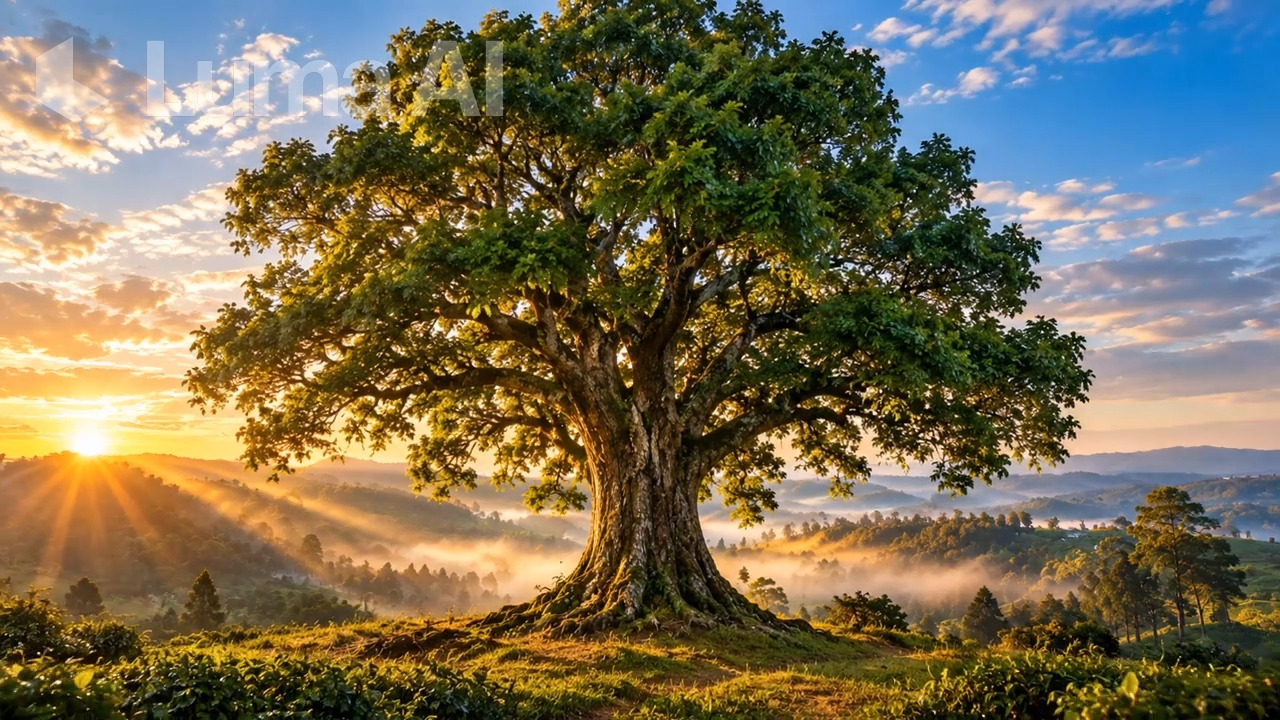
#> input picture dateroem animations/frames/frame-0007.jpg, 1280 x 720 px, found by its file name; its folder holds 4 pictures in this run
$ python build_story_frames.py
#> lines starting #> are read from the running program, lines starting #| are printed output that depends on the picture
"""Turns the About page's animation frames into the light web set it plays.

    python3 scripts/build_story_frames.py ["/root/fathersProject/dateroem animations/frames"]

The source is the full export (frame-0001.jpg ... from the stitched video of
the five stages). Straight from the export that's ~600 frames and ~170 MB -
far too much for a phone - so this keeps every STEP-th frame (the page
blends neighbouring frames while scrolling, so it still plays smoothly) and
writes into public/story/:

    lg/0001.avif ...   1152 wide, for laptops and tablets
    sm/0001.avif ...   720 wide, for phones
    fb/0001.webp ...   720 wide WebP, only for browsers without AVIF
    manifest.json      frame count and where each stage starts/ends

AVIF because these frames are full of fine detail (leaves, sawdust) that
WebP/JPEG spend a lot of bytes on - AVIF is about half the size for a
picture that looks the same.

The stages are found from the hard cuts between the five clips, so a new
export (e.g. one without the watermark) only needs this script re-run.
"""
import json
import os
import shutil
import sys

from PIL import Image, ImageChops, ImageStat

SOURCE = sys.argv[1] if len(sys.argv) > 1 else '/root/fathersProject/dateroem animations/frames'
OUT = os.path.join(os.path.dirname(os.path.abspath(__file__)), '..', 'public', 'story')
STAGES = 5
STEP = 2
# name: (width, format, quality)
SETS = {
    'lg': (1152, 'AVIF', 40),
    'sm': (720, 'AVIF', 40),
    'fb': (720, 'WEBP', 58),
}
EXTENSIONS = {'AVIF': 'avif', 'WEBP': 'webp'}
CUT_THRESHOLD = 30  # mean pixel difference between neighbours that marks a cut


def main():
    names = sorted(n for n in os.listdir(SOURCE) if n.lower().endswith(('.jpg', '.jpeg', '.png', '.webp')))
    if not names:
        sys.exit(f'No frames in {SOURCE}')

    # Where the clips join: the biggest jumps between neighbouring frames.
    jumps = []
    prev = None
    for i, name in enumerate(names):
        small = Image.open(os.path.join(SOURCE, name)).convert('L').resize((64, 36))
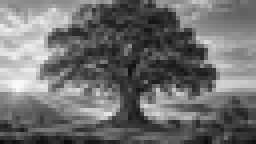
#> small: PIL image 64x36 L (shown 4 times larger); min 10, max 252, mean 110.5
        if prev is not None:
            jumps.append((ImageStat.Stat(ImageChops.difference(small, prev)).mean[0], i))
        prev = small
#> pass 2 of the loop in main, `for i, name in enumerate(names):`:
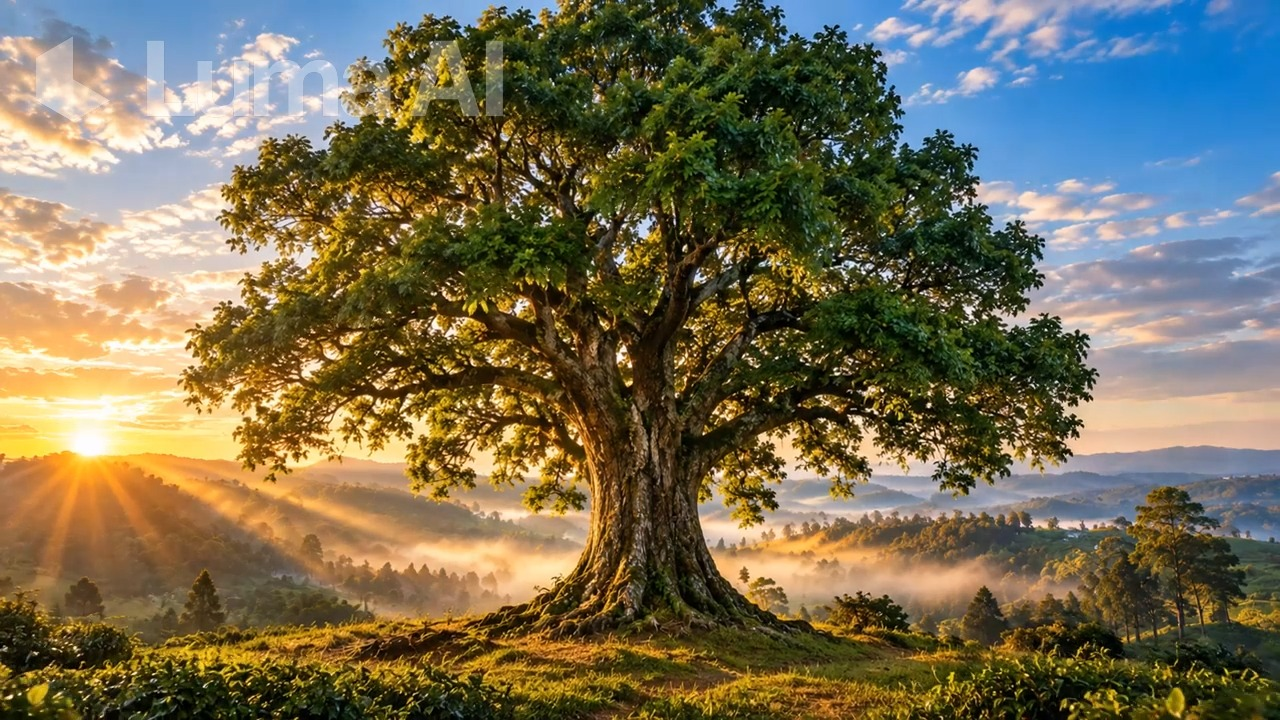
#> input picture dateroem animations/frames/frame-0015.jpg, 1280 x 720 px, found by its file name
#> in main, `small = Image.open(os.path.join(SOURCE, name)).convert('L').resize((64..`:
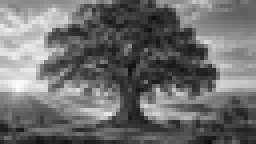
#> small: PIL image 64x36 L (shown 4 times larger); min 13, max 251, mean 109.9
#> pass 3 of the loop in main, `for i, name in enumerate(names):`:
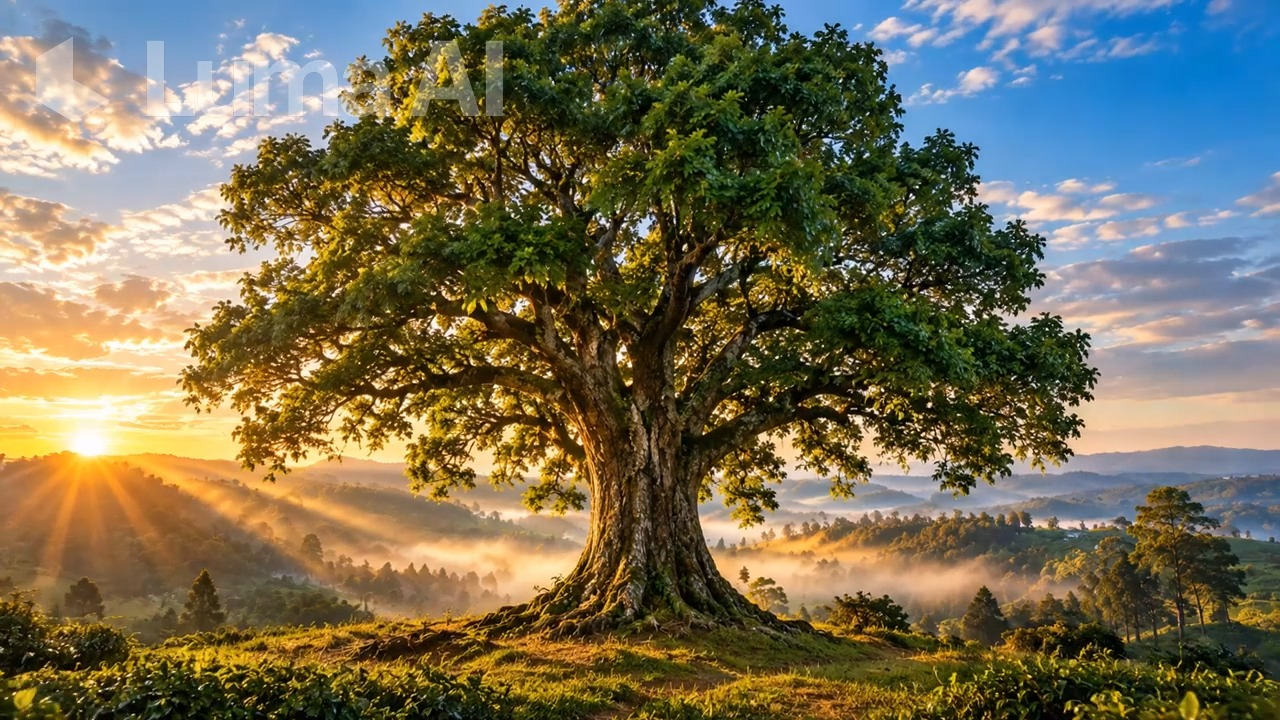
#> input picture dateroem animations/frames/frame-0017.jpg, 1280 x 720 px, found by its file name
#> in main, `small = Image.open(os.path.join(SOURCE, name)).convert('L').resize((64..`:
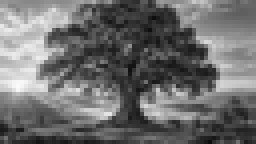
#> small: PIL image 64x36 L (shown 4 times larger); min 12, max 251, mean 109.5
#> the loop made 4 passes; the first 3 are shown
    cuts = sorted(i for diff, i in sorted(jumps, reverse=True)[: STAGES - 1] if diff >= CUT_THRESHOLD)
    if len(cuts) != STAGES - 1:
        # No clear cuts (e.g. a cross-faded export) - split evenly instead.
        cuts = [round(len(names) * k / STAGES) for k in range(1, STAGES)]
    bounds = list(zip([0] + cuts, cuts + [len(names)]))

    # Every STEP-th frame inside each stage, always including a stage's first
    # and last frame so a stage never shows a frame of its neighbour.
    picked = []
    stages = []
    for start, end in bounds:
        indexes = list(range(start, end, STEP))
        if indexes[-1] != end - 1:
            indexes.append(end - 1)
        stages.append({'start': len(picked), 'end': len(picked) + len(indexes) - 1})
        picked.extend(indexes)

    if os.path.isdir(OUT):
        shutil.rmtree(OUT)
    totals = {}
    for key, (width, fmt, quality) in SETS.items():
        os.makedirs(os.path.join(OUT, key))
        total = 0
        for n, index in enumerate(picked, start=1):
            image = Image.open(os.path.join(SOURCE, names[index])).convert('RGB')
            height = round(image.height * width / image.width)
            path = os.path.join(OUT, key, f'{n:04d}.{EXTENSIONS[fmt]}')
            options = {'speed': 6} if fmt == 'AVIF' else {'method': 6}
            image.resize((width, height), Image.LANCZOS).save(path, fmt, quality=quality, **options)
            total += os.path.getsize(path)
        totals[key] = total

    first = Image.open(os.path.join(SOURCE, names[0]))
    manifest = {
        'count': len(picked),
        'aspect': round(first.width / first.height, 4),
        'sets': {key: {'width': width, 'ext': EXTENSIONS[fmt]} for key, (width, fmt, _) in SETS.items()},
        'stages': stages,
    }
    with open(os.path.join(OUT, 'manifest.json'), 'w') as handle:
        json.dump(manifest, handle, indent=2)

    print(f'{len(names)} source frames, cuts at {[c + 1 for c in cuts]}')
    print(f'{len(picked)} frames kept, stages {stages}')
    for key, total in totals.items():
        print(f'{key}: {total / 1e6:.1f} MB ({total / len(picked) / 1e3:.0f} KB a frame)')


if __name__ == '__main__':
#> (the run stopped early here; a loop or call above may not have finished)
